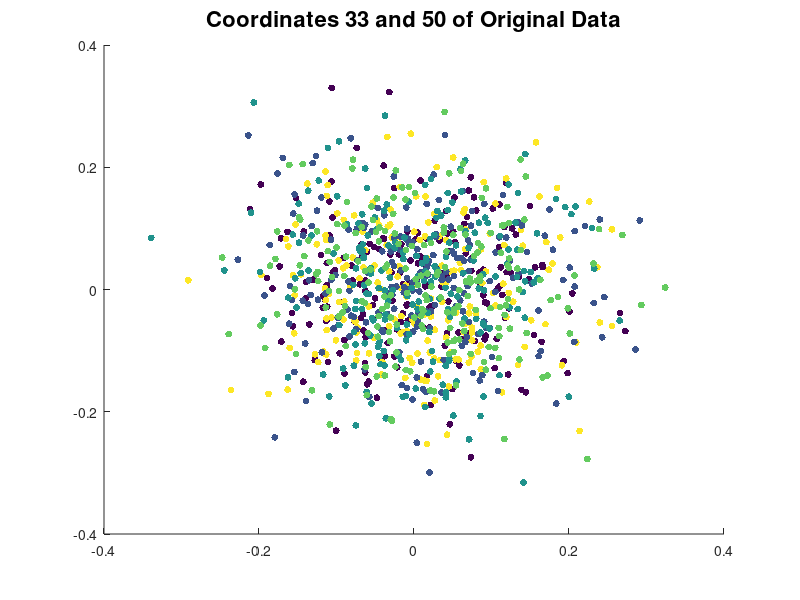
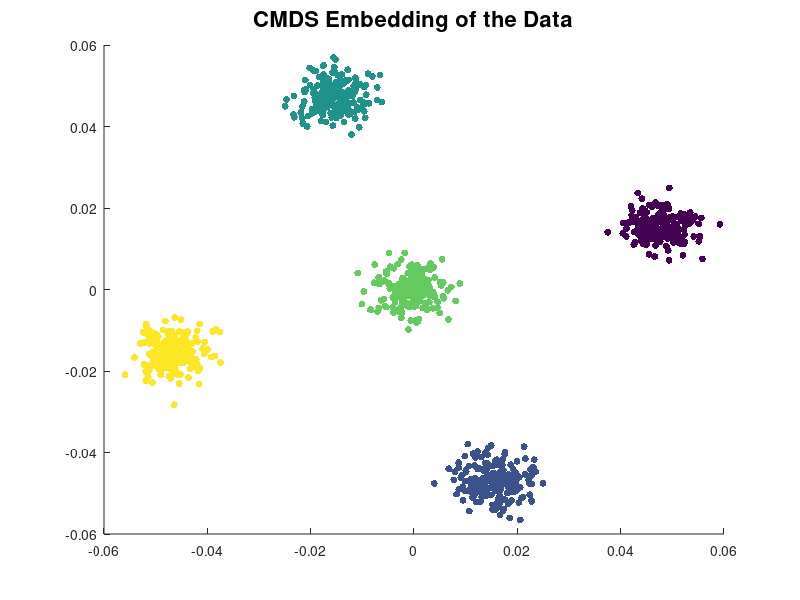

The MATLAB script that drew these images, in order:
% Record of parameters chosen and set-up
n = 200;
d = 100; 
Means = [1 1; -1 -1; 1 -1; -1 1; 0 0];
k = size(Means,1);
r = 2;
N = k*n;
sigma = .1;
M = [Means zeros(k,d-2)]; %augment with zeros

load('Data_d100_n200_k4_r2.mat');

centeredX = X - ones(N,1)*mean(X);
[V, D] = eig(centeredX*centeredX');
[D, I] = sort(diag(D), 'descend');
 V = V(:,I);
 Z = linkage(V(:,1:r),'single');
 SL_clustering = cluster(Z,'Maxclust',k);
 Failure = 0;
 for j=1:k
     if length(unique(SL_clustering((j-1)*n+1:j*n)))>1
         Failure=1;
     end
 end
Failure

%%
scatter(X(:,33),X(:,50),25,SL_clustering,'filled')
%xlabel('Data Dimension 33')
%ylabel('Data Dimension 50')
title('Coordinates 33 and 50 of Original Data','fontsize',16)

%%
figure
scatter(V(:,1),V(:,2),25,SL_clustering,'filled')
title('CMDS Embedding of the Data','fontsize',16)

 
    